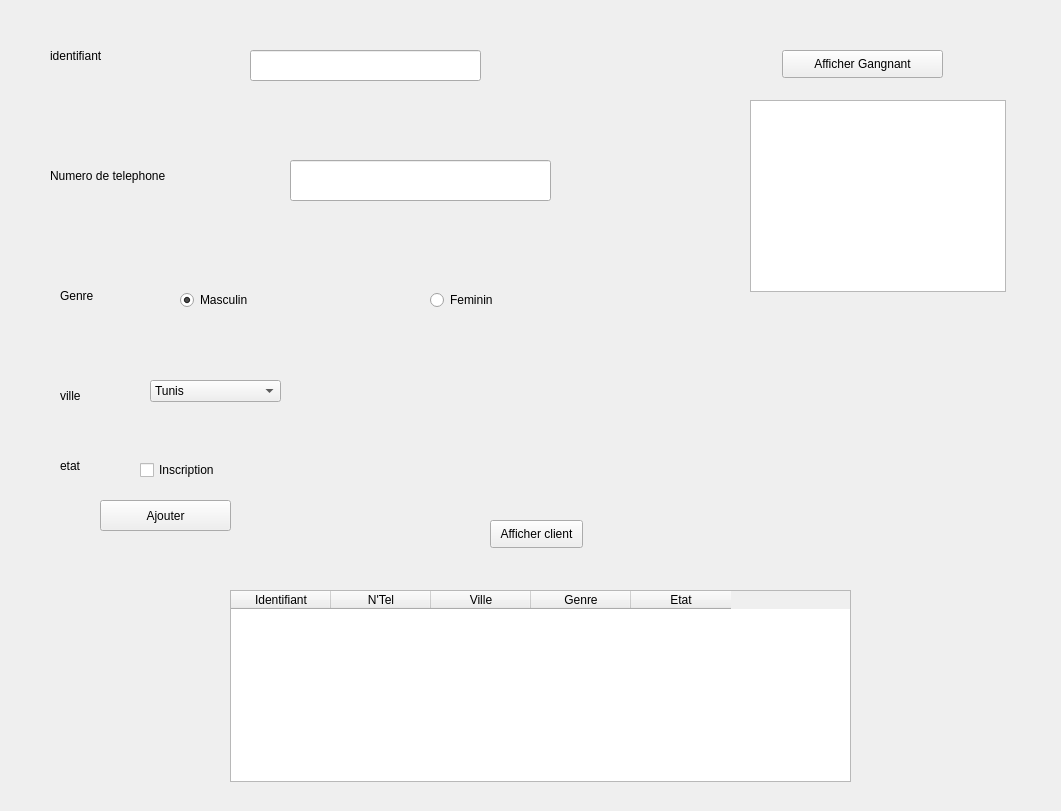
<?xml version="1.0" encoding="UTF-8"?>
<ui version="4.0">
 <class>Form</class>
 <widget class="QWidget" name="Form">
  <property name="geometry">
   <rect>
    <x>0</x>
    <y>0</y>
    <width>1061</width>
    <height>811</height>
   </rect>
  </property>
  <property name="windowTitle">
   <string>Form</string>
  </property>
  <widget class="QLabel" name="label">
   <property name="geometry">
    <rect>
     <x>50</x>
     <y>30</y>
     <width>111</width>
     <height>51</height>
    </rect>
   </property>
   <property name="styleSheet">
    <string notr="true">font: 75 12pt &quot;MS Shell Dlg 2&quot;;</string>
   </property>
   <property name="text">
    <string>identifiant</string>
   </property>
  </widget>
  <widget class="QLabel" name="label_2">
   <property name="geometry">
    <rect>
     <x>50</x>
     <y>150</y>
     <width>211</width>
     <height>51</height>
    </rect>
   </property>
   <property name="styleSheet">
    <string notr="true">font: 75 12pt &quot;MS Shell Dlg 2&quot;;</string>
   </property>
   <property name="text">
    <string>Numero de telephone</string>
   </property>
  </widget>
  <widget class="QLabel" name="label_3">
   <property name="geometry">
    <rect>
     <x>60</x>
     <y>270</y>
     <width>111</width>
     <height>51</height>
    </rect>
   </property>
   <property name="styleSheet">
    <string notr="true">font: 75 12pt &quot;MS Shell Dlg 2&quot;;</string>
   </property>
   <property name="text">
    <string>Genre</string>
   </property>
  </widget>
  <widget class="QLabel" name="label_4">
   <property name="geometry">
    <rect>
     <x>60</x>
     <y>370</y>
     <width>111</width>
     <height>51</height>
    </rect>
   </property>
   <property name="styleSheet">
    <string notr="true">font: 75 12pt &quot;MS Shell Dlg 2&quot;;</string>
   </property>
   <property name="text">
    <string>ville</string>
   </property>
  </widget>
  <widget class="QLabel" name="label_5">
   <property name="geometry">
    <rect>
     <x>60</x>
     <y>440</y>
     <width>111</width>
     <height>51</height>
    </rect>
   </property>
   <property name="styleSheet">
    <string notr="true">font: 75 12pt &quot;MS Shell Dlg 2&quot;;</string>
   </property>
   <property name="text">
    <string>etat</string>
   </property>
  </widget>
  <widget class="QRadioButton" name="R1">
   <property name="geometry">
    <rect>
     <x>180</x>
     <y>290</y>
     <width>95</width>
     <height>20</height>
    </rect>
   </property>
   <property name="text">
    <string>Masculin</string>
   </property>
   <property name="checked">
    <bool>true</bool>
   </property>
  </widget>
  <widget class="QRadioButton" name="R2">
   <property name="geometry">
    <rect>
     <x>430</x>
     <y>290</y>
     <width>95</width>
     <height>20</height>
    </rect>
   </property>
   <property name="text">
    <string>Feminin</string>
   </property>
  </widget>
  <widget class="QPushButton" name="B3">
   <property name="geometry">
    <rect>
     <x>782</x>
     <y>50</y>
     <width>161</width>
     <height>28</height>
    </rect>
   </property>
   <property name="text">
    <string>Afficher Gangnant</string>
   </property>
  </widget>
  <widget class="QListWidget" name="Li">
   <property name="geometry">
    <rect>
     <x>750</x>
     <y>100</y>
     <width>256</width>
     <height>192</height>
    </rect>
   </property>
  </widget>
  <widget class="QLineEdit" name="L1">
   <property name="geometry">
    <rect>
     <x>250</x>
     <y>50</y>
     <width>231</width>
     <height>31</height>
    </rect>
   </property>
  </widget>
  <widget class="QLineEdit" name="L2">
   <property name="geometry">
    <rect>
     <x>290</x>
     <y>160</y>
     <width>261</width>
     <height>41</height>
    </rect>
   </property>
  </widget>
  <widget class="QComboBox" name="C">
   <property name="geometry">
    <rect>
     <x>150</x>
     <y>380</y>
     <width>131</width>
     <height>22</height>
    </rect>
   </property>
   <item>
    <property name="text">
     <string>Tunis</string>
    </property>
   </item>
   <item>
    <property name="text">
     <string>Beja</string>
    </property>
   </item>
   <item>
    <property name="text">
     <string>Gafsa</string>
    </property>
   </item>
  </widget>
  <widget class="QPushButton" name="B1">
   <property name="geometry">
    <rect>
     <x>100</x>
     <y>500</y>
     <width>131</width>
     <height>31</height>
    </rect>
   </property>
   <property name="text">
    <string>Ajouter</string>
   </property>
  </widget>
  <widget class="QPushButton" name="B2">
   <property name="geometry">
    <rect>
     <x>490</x>
     <y>520</y>
     <width>93</width>
     <height>28</height>
    </rect>
   </property>
   <property name="text">
    <string>Afficher client</string>
   </property>
  </widget>
  <widget class="QTableWidget" name="Ta">
   <property name="geometry">
    <rect>
     <x>230</x>
     <y>590</y>
     <width>621</width>
     <height>192</height>
    </rect>
   </property>
   <column>
    <property name="text">
     <string>Identifiant</string>
    </property>
   </column>
   <column>
    <property name="text">
     <string>N'Tel</string>
    </property>
   </column>
   <column>
    <property name="text">
     <string>Ville</string>
    </property>
   </column>
   <column>
    <property name="text">
     <string>Genre</string>
    </property>
   </column>
   <column>
    <property name="text">
     <string>Etat</string>
    </property>
   </column>
  </widget>
  <widget class="QCheckBox" name="Ca">
   <property name="geometry">
    <rect>
     <x>140</x>
     <y>460</y>
     <width>81</width>
     <height>20</height>
    </rect>
   </property>
   <property name="text">
    <string>Inscription</string>
   </property>
  </widget>
 </widget>
 <resources/>
 <connections/>
</ui>
